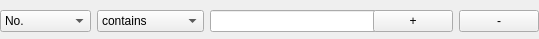
<?xml version="1.0" encoding="UTF-8"?>
<ui version="4.0">
 <class>Form</class>
 <widget class="QWidget" name="Form">
  <property name="geometry">
   <rect>
    <x>0</x>
    <y>0</y>
    <width>539</width>
    <height>39</height>
   </rect>
  </property>
  <property name="windowTitle">
   <string>Form</string>
  </property>
  <widget class="QWidget" name="">
   <property name="geometry">
    <rect>
     <x>0</x>
     <y>0</y>
     <width>539</width>
     <height>42</height>
    </rect>
   </property>
   <layout class="QHBoxLayout" name="horizontalLayout_2">
    <item>
     <widget class="QComboBox" name="fieldType">
      <item>
       <property name="text">
        <string>No.</string>
       </property>
      </item>
      <item>
       <property name="text">
        <string>Time</string>
       </property>
      </item>
      <item>
       <property name="text">
        <string>Source</string>
       </property>
      </item>
      <item>
       <property name="text">
        <string>Destination</string>
       </property>
      </item>
      <item>
       <property name="text">
        <string>Protocol</string>
       </property>
      </item>
      <item>
       <property name="text">
        <string>Info</string>
       </property>
      </item>
     </widget>
    </item>
    <item>
     <widget class="QComboBox" name="searchType">
      <item>
       <property name="text">
        <string>contains</string>
       </property>
      </item>
      <item>
       <property name="text">
        <string>is</string>
       </property>
      </item>
      <item>
       <property name="text">
        <string>is not</string>
       </property>
      </item>
      <item>
       <property name="text">
        <string>is less than</string>
       </property>
      </item>
      <item>
       <property name="text">
        <string>is greater than</string>
       </property>
      </item>
     </widget>
    </item>
    <item>
     <widget class="QLineEdit" name="searchText">
      <property name="minimumSize">
       <size>
        <width>200</width>
        <height>20</height>
       </size>
      </property>
     </widget>
    </item>
    <item>
     <widget class="QPushButton" name="addSearch">
      <property name="text">
       <string>+</string>
      </property>
     </widget>
    </item>
    <item>
     <widget class="QPushButton" name="removeSearch">
      <property name="text">
       <string>-</string>
      </property>
     </widget>
    </item>
   </layout>
  </widget>
 </widget>
 <resources/>
 <connections/>
</ui>
